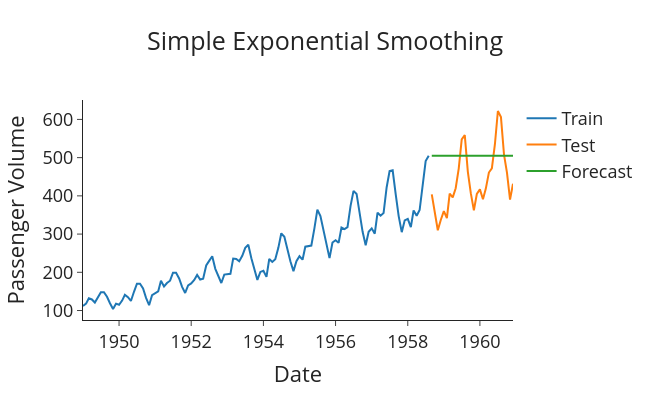

The cell this chart's notebook holds for it:
### Markdown cell above
## Implementing Exponential Smoothing in Python

### Code cell
# Import packages
import plotly.graph_objects as go
import pandas as pd
from statsmodels.tsa.holtwinters import SimpleExpSmoothing

# Read in the data
data = pd.read_csv('AirPassengers.csv')
data['Month'] = pd.to_datetime(data['Month'])

# Split train and test
train = data.iloc[:-int(len(data) * 0.2)]
test = data.iloc[-int(len(data) * 0.2):]


def plot_func(forecast: list[float], title: str) -> None:
    """Function to plot the forecasts."""
    fig = go.Figure()
    fig.add_trace(go.Scatter(x=train['Month'], y=train['#Passengers'], name='Train'))
    fig.add_trace(go.Scatter(x=test['Month'], y=test['#Passengers'], name='Test'))
    fig.add_trace(go.Scatter(x=test['Month'], y=forecast, name='Forecast'))
    fig.update_layout(template="simple_white", font=dict(size=18), title_text=title,
                      width=650, title_x=0.5, height=400, xaxis_title='Date',
                      yaxis_title='Passenger Volume')
    
    return fig.show()


# Fit model and get forecasts
model = SimpleExpSmoothing(train['#Passengers']).fit(optimized=True)
forecasts = model.forecast(len(test))

# Plot the forecasts
plot_func(forecasts, 'Simple Exponential Smoothing')
